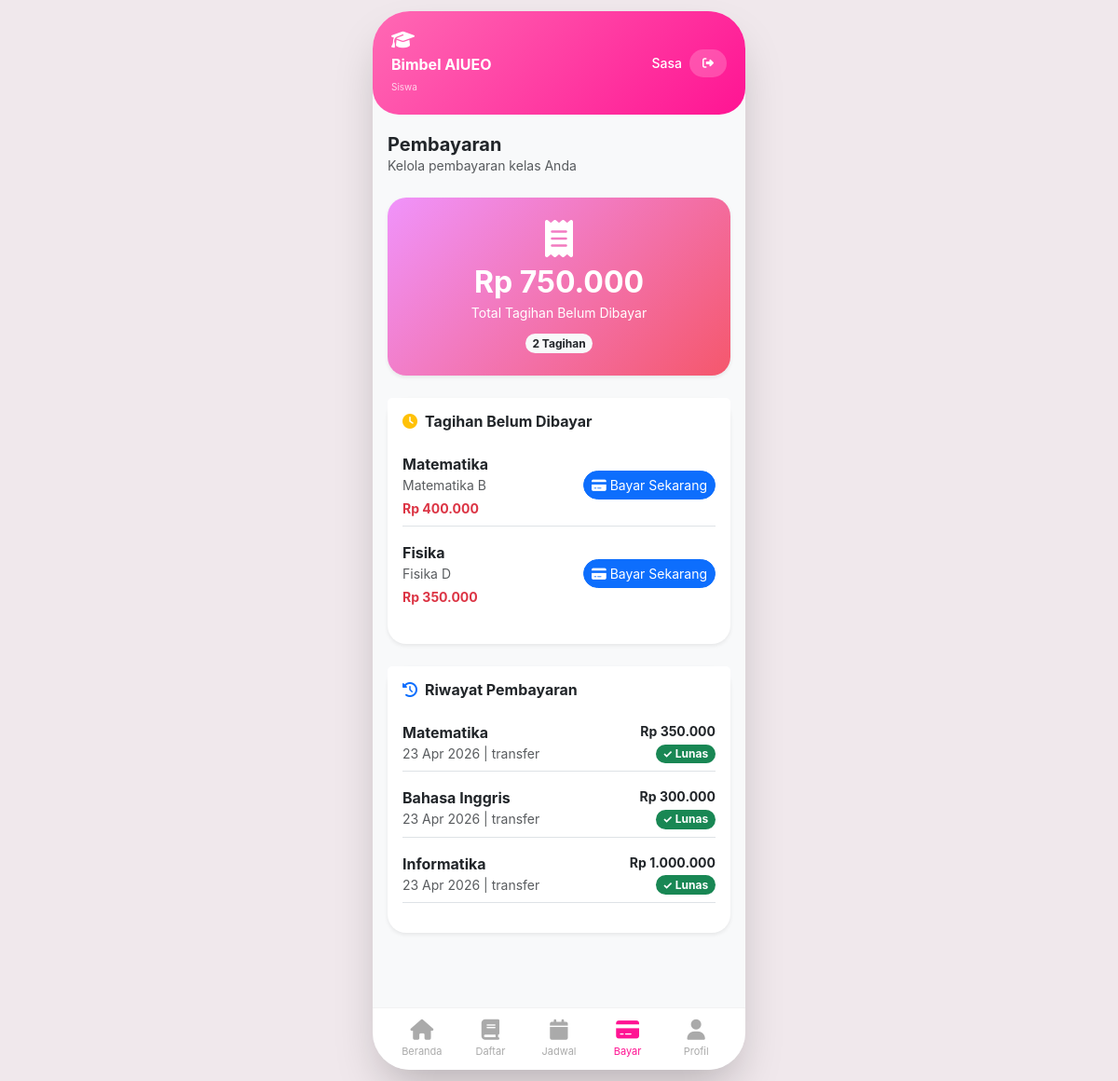
The app's page /views/siswa/pembayaran.php (signed in) with its own data.
### tables this page shows
CREATE TABLE `pendaftaran` (
  `id` int(11) NOT NULL,
  `siswa_id` int(11) NOT NULL,
  `kelas_id` int(11) NOT NULL,
  `tanggal_daftar` date NOT NULL,
  `status_pendaftaran` enum('pending','disetujui','ditolak') DEFAULT 'pending',
  `invoice_number` varchar(50) DEFAULT NULL,
  `created_at` timestamp NOT NULL DEFAULT current_timestamp()
);

CREATE TABLE `kelas` (
  `id` int(11) NOT NULL,
  `nama_kelas` varchar(50) NOT NULL,
  `mata_pelajaran` varchar(100) NOT NULL,
  `deskripsi` text DEFAULT NULL,
  `kuota` int(11) DEFAULT 20,
  `harga_per_bulan` decimal(10,2) NOT NULL,
  `status` enum('aktif','nonaktif') DEFAULT 'aktif',
  `created_at` timestamp NOT NULL DEFAULT current_timestamp()
);

CREATE TABLE `pembayaran` (
  `id` int(11) NOT NULL,
  `pendaftaran_id` int(11) NOT NULL,
  `siswa_id` int(11) NOT NULL,
  `jumlah` decimal(10,2) NOT NULL,
  `tanggal_bayar` date DEFAULT NULL,
  `metode_pembayaran` enum('transfer','tunai','kartu_kredit') DEFAULT 'transfer',
  `bukti_pembayaran` varchar(255) DEFAULT NULL,
  `status` enum('pending','valid','ditolak') DEFAULT 'pending',
  `verifikasi_oleh` int(11) DEFAULT NULL,
  `catatan` text DEFAULT NULL,
  `created_at` timestamp NOT NULL DEFAULT current_timestamp(),
  `updated_at` timestamp NOT NULL DEFAULT current_timestamp() ON UPDATE current_timestamp()
);

### views/siswa/pembayaran.php (the view, shortened to what this page needs)
<?php
$db = getDB();
$user_id = $_SESSION['user_id'];
$tagihan = $db->prepare("SELECT p.*, k.nama_kelas, k.mata_pelajaran, k.harga_per_bulan
                         FROM pendaftaran p
                         JOIN kelas k ON p.kelas_id = k.id
                         WHERE p.siswa_id = :siswa_id AND p.status_pendaftaran = 'pending'
                         AND NOT EXISTS (SELECT 1 FROM pembayaran WHERE pendaftaran_id = p.id AND status = 'valid')");
$tagihan->execute(['siswa_id' => $user_id]);
$tagihan_list = $tagihan->fetchAll(PDO::FETCH_ASSOC);
$total_tagihan = array_sum(array_column($tagihan_list, 'harga_per_bulan'));
$riwayat = $db->prepare("SELECT p.*, k.nama_kelas, k.mata_pelajaran
                         FROM pembayaran p
                         JOIN pendaftaran pd ON p.pendaftaran_id = pd.id
                         JOIN kelas k ON pd.kelas_id = k.id
                         WHERE p.siswa_id = :siswa_id
                         ORDER BY p.created_at DESC");
$riwayat->execute(['siswa_id' => $user_id]);
$riwayat_list = $riwayat->fetchAll(PDO::FETCH_ASSOC);
require_once '../layout/header.php';
?>
<div class="mb-4">
    <h5 class="fw-bold mb-0">Pembayaran</h5>
    <p class="text-muted small">Kelola pembayaran kelas Anda</p>
</div>
<div class="card border-0 rounded-4 shadow-sm mb-4" style="background: linear-gradient(135deg, #f093fb 0%, #f5576c 100%);">
    <div class="card-body text-center text-white p-4">
        <i class="fas fa-receipt fs-1 mb-2"></i>
        <h2 class="fw-bold mb-0">Rp <?= number_format($total_tagihan, 0, ',', '.') ?></h2>
        <small>Total Tagihan Belum Dibayar</small>
        <div class="mt-2">
            <span class="badge bg-light text-dark rounded-pill"><?= count($tagihan_list) ?> Tagihan</span>
        </div>
    </div>
</div>
<div class="card border-0 rounded-4 shadow-sm mb-4">
    <div class="card-header bg-white border-0 pt-3">
        <h6 class="fw-bold mb-0"><i class="fas fa-clock text-warning me-2"></i>Tagihan Belum Dibayar</h6>
    </div>
    <div class="card-body">
        <?php if(empty($tagihan_list)): ?>
            <div class="text-center py-4">
                <i class="fas fa-check-circle fa-3x text-success mb-2"></i>
                <p class="text-muted small mb-0">Tidak ada tagihan. Semua sudah lunas! 🎉</p>
            </div>
        <?php else: ?>
            <?php foreach($tagihan_list as $index => $t): ?>
                <div class="d-flex justify-content-between align-items-center mb-3 pb-2 <?= $index < count($tagihan_list)-1 ? 'border-bottom' : '' ?>">
                    <div>
                        <strong><?= htmlspecialchars($t['mata_pelajaran']) ?></strong>
                        <div class="small text-muted"><?= htmlspecialchars($t['nama_kelas']) ?></div>
                        <div class="small fw-bold text-danger mt-1">Rp <?= number_format($t['harga_per_bulan'], 0, ',', '.') ?></div>
                    </div>
                    <button class="btn btn-primary rounded-pill btn-sm" data-bs-toggle="modal" data-bs-target="#bayarModal<?= $t['id'] ?>">
                        <i class="fas fa-credit-card"></i> Bayar Sekarang
                    </button>
                </div>
            <?php endforeach; ?>
        <?php endif; ?>
    </div>
</div>
<div class="card border-0 rounded-4 shadow-sm">
    <div class="card-header bg-white border-0 pt-3">
        <h6 class="fw-bold mb-0"><i class="fas fa-history text-primary me-2"></i>Riwayat Pembayaran</h6>
    </div>
    <div class="card-body">
        <?php if(empty($riwayat_list)): ?>
            <div class="text-center py-4">
                <i class="fas fa-credit-card fa-3x text-muted mb-2"></i>
                <p class="text-muted small mb-0">Belum ada riwayat pembayaran</p>
            </div>
        <?php else: ?>
            <?php foreach($riwayat_list as $r): ?>
                <div class="d-flex justify-content-between align-items-center mb-3 pb-2 border-bottom">
                    <div>
                        <strong><?= htmlspecialchars($r['mata_pelajaran']) ?></strong>
                        <div class="small text-muted"><?= date('d M Y', strtotime($r['tanggal_bayar'])) ?> | <?= $r['metode_pembayaran'] ?></div>
                    </div>
                    <div class="text-end">
                        <div class="small fw-bold">Rp <?= number_format($r['jumlah'], 0, ',', '.') ?></div>
                        <span class="badge <?= $r['status'] == 'valid' ? 'bg-success' : ($r['status'] == 'pending' ? 'bg-warning' : 'bg-danger') ?> rounded-pill">
                            <?= $r['status'] == 'valid' ? '✓ Lunas' : ($r['status'] == 'pending' ? '⏳ Pending' : '✗ Ditolak') ?>
                        </span>
                    </div>
                </div>
            <?php endforeach; ?>
        <?php endif; ?>
    </div>
</div>
<?php require_once '../layout/footer.php'; ?>

### views/layout/header.php (style rules this page uses)
* { margin: 0; padding: 0; box-sizing: border-box; }
body { background: #f0e8ec; font-family: 'Inter', system-ui, -apple-system, 'Segoe UI', Roboto, sans-serif; min-height: 100vh; display: flex; justify-content: center; align-items: center; padding: 12px; }
.rounded-4 { border-radius: 20px !important; }

### records on screen
pendaftaran: kelas.mata_pelajaran "Matematika", kelas.nama_kelas "Matematika B", kelas.harga_per_bulan "400.000"
pendaftaran: kelas.mata_pelajaran "Fisika", kelas.nama_kelas "Fisika D", kelas.harga_per_bulan "350.000"
pembayaran: kelas.mata_pelajaran "Matematika", tanggal_bayar "23 Apr 2026", metode_pembayaran "transfer", jumlah "350.000", status "✓ Lunas"
pembayaran: kelas.mata_pelajaran "Bahasa Inggris", tanggal_bayar "23 Apr 2026", metode_pembayaran "transfer", jumlah "300.000", status "✓ Lunas"
pembayaran: kelas.mata_pelajaran "Informatika", tanggal_bayar "23 Apr 2026", metode_pembayaran "transfer", jumlah "1.000.000", status "✓ Lunas"

### other values on screen
$_SESSION['role'] "Siswa"
$_SESSION['user'] "Sasa"
$total_tagihan "750.000"
count($tagihan_list) "2"
